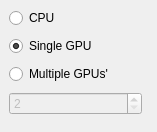
<?xml version="1.0" encoding="UTF-8"?>
<ui version="4.0">
 <class>FarmSetting</class>
 <widget class="QDialog" name="FarmSetting">
  <property name="geometry">
   <rect>
    <x>0</x>
    <y>0</y>
    <width>157</width>
    <height>132</height>
   </rect>
  </property>
  <property name="windowTitle">
   <string>Farm Setting</string>
  </property>
  <widget class="QWidget" name="">
   <property name="geometry">
    <rect>
     <x>9</x>
     <y>6</y>
     <width>133</width>
     <height>113</height>
    </rect>
   </property>
   <layout class="QVBoxLayout" name="verticalLayout">
    <item>
     <widget class="QRadioButton" name="radioButton_cpu">
      <property name="text">
       <string>CPU</string>
      </property>
     </widget>
    </item>
    <item>
     <widget class="QRadioButton" name="radioButton_gpu">
      <property name="text">
       <string>Single GPU</string>
      </property>
      <property name="checked">
       <bool>true</bool>
      </property>
     </widget>
    </item>
    <item>
     <widget class="QRadioButton" name="radioButton_mgpu">
      <property name="text">
       <string>Multiple GPUs'</string>
      </property>
     </widget>
    </item>
    <item>
     <widget class="QSpinBox" name="spinBox_mgpu">
      <property name="enabled">
       <bool>false</bool>
      </property>
      <property name="minimum">
       <number>2</number>
      </property>
     </widget>
    </item>
   </layout>
  </widget>
 </widget>
 <resources/>
 <connections/>
</ui>
